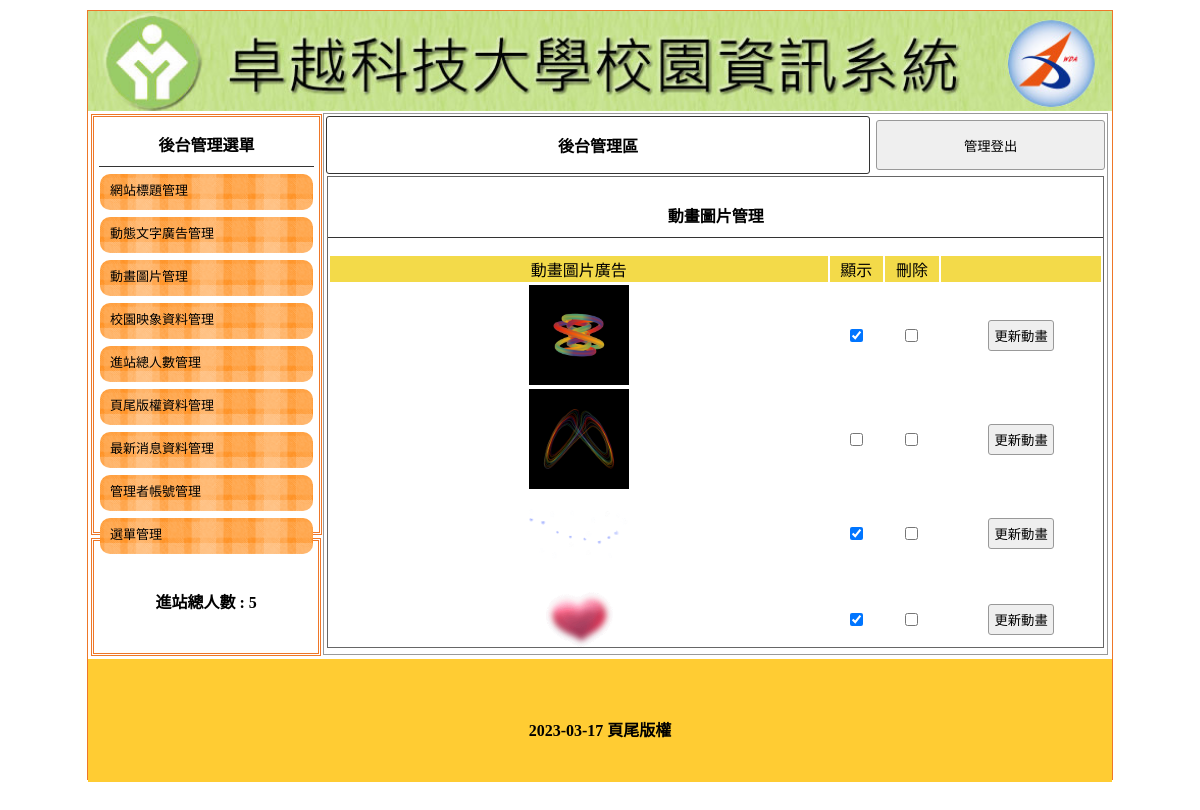
The page /back.php?do=mvim on the database its author committed.
### tables this page shows
CREATE TABLE `title` (
  `id` int(10) UNSIGNED NOT NULL,
  `text` text NOT NULL,
  `img` text NOT NULL,
  `sh` int(1) NOT NULL DEFAULT 0
);

CREATE TABLE `total` (
  `id` int(10) UNSIGNED NOT NULL,
  `text` text NOT NULL,
  `sh` int(1) NOT NULL DEFAULT 1
);

CREATE TABLE `mvim` (
  `id` int(10) UNSIGNED NOT NULL,
  `img` text NOT NULL,
  `sh` int(1) NOT NULL DEFAULT 1
);

CREATE TABLE `bot` (
  `id` int(10) UNSIGNED NOT NULL,
  `text` text NOT NULL,
  `sh` int(1) NOT NULL DEFAULT 1
);

### api/base.php (called while the page is built, shortened)
<?php
class DB{
    protected $dsn='mysql:host=localhost;charset=utf8;dbname=db13';
    protected $table='';
    protected $pdo='';
    public function __construct($table)
    {
        $this->table=$table;
        $this->pdo=new pdo($this->dsn,'root','');
    }
    private function arrayTOsql($array)
    {
        if(is_array($array)){
            foreach ($array as $key => $val) {
                $tmp[]="`$key`='$val'";
            }
        }
        return $tmp;
    }
    public function all(...$arg)
    {
        $sql="SELECT * FROM `$this->table` ";
        return $this->pdo->query($sql)->fetchAll(PDO::FETCH_ASSOC);
    }
    public function find($id)
    {
        $sql="SELECT * FROM `$this->table` ";
        if(is_array($id)){
            $tmp=$this->arrayTOsql($id);
            $sql=$sql." WHERE " .join("&&",$tmp);
        }else{
            $sql=$sql." WHERE `id` = $id";
        }
        return $this->pdo->query($sql)->fetch(PDO::FETCH_ASSOC);
    }
    public function save($array)
    {
        if(isset($array['id'])){
            $id=$array['id'];
            unset($array['id']);
            $tmp=$this->arrayTOsql($array);
            $sql="UPDATE `$this->table` SET  ". join(",",$tmp)."WHERE `id`=$id";
        }else{
            $col=array_keys($array);
            $sql="INSERT INTO `$this->table` (`". join("`,`",$col)."`) VALUES ('".join("','",$array)."')";
        }
        return $this->pdo->exec($sql);
    }
}
$TITLE=new DB('title');
$TOTAL=new DB('total');
$BOT=new DB('bot');

### back/mvim.php (the view, shortened to what this page needs)
<div style="width:99%; height:87%; margin:auto; overflow:auto; border:#666 1px solid;">
    <p class="t cent botli">動畫圖片管理</p>
    <form method="post" action="./api/edit.php">
        <table width="100%">
            <tbody>
                <tr class="yel">
                    <td width="65%">動畫圖片廣告</td>
                    <td width="7%">顯示</td>
                    <td width="7%">刪除</td>
                    <td></td>
                </tr>
                <?php
                $db=$_GET['do']??'TITLE';
                $db=strtoupper($db);
                $ts=$$db->all();
                foreach ($ts as $t ) {
                    ?>
                <tr class="cent">
                    <td width="65%"><img src="./upload/<?=$t['img'];?>" alt=""  width="100px"></td>
                    <td width="7%"><input type="checkbox" name="sh[]" id="sh" value="<?=$t['id'];?>" <?=($t['sh']==1)?'checked':'';?>></td>
                    <td width="7%"><input type="checkbox" name="del[]" id="del" value="<?=$t['id'];?>"></td>
                    <td><input type="button" onclick="op('#cover','#cvr','./modal/update_<?=$_GET['do']?>.php?id=<?=$t['id'];?>')" value="更新動畫"></td>
                </tr>
                    <?php
                }
                ?>
            </tbody>
        </table>
    </form>
</div>

### back.php (shortened to what this page needs)
<?php
include_once "./api/base.php";
?>
<!DOCTYPE html PUBLIC "-//W3C//DTD XHTML 1.0 Transitional//EN" "http://www.w3.org/TR/xhtml1/DTD/xhtml1-transitional.dtd">
<html xmlns="http://www.w3.org/1999/xhtml">
<head>
	<link href="./css/css.css" rel="stylesheet" type="text/css">
</head>
<body>
	<div id="main">
		<a title="<?=$TITLE->find(['sh'=>1])['text'];?>" href="?" alt="<?=$TITLE->find(['sh'=>1])['text'];?>">
			<div class="ti" alt="<?=$TITLE->find(['sh'=>1])['text'];?>" style="background:url('./upload/<?=$TITLE->find(['sh'=>1])['img'];?>'); background-size:cover;"></div>
		</a>
		<div id="ms">
			<div id="lf" style="float:left;">
				<div id="menuput" class="dbor">
					<span class="t botli">後台管理選單</span>
					<a style="color:#000; font-size:13px; text-decoration:none;" href="back.php">
						<div class="mainmu">
							網站標題管理 </div>
					</a>
					<a style="color:#000; font-size:13px; text-decoration:none;" href="?do=ad">
						<div class="mainmu">
							動態文字廣告管理 </div>
					</a>
					<a style="color:#000; font-size:13px; text-decoration:none;" href="?do=mvim">
						<div class="mainmu">
							動畫圖片管理 </div>
					</a>
					<a style="color:#000; font-size:13px; text-decoration:none;" href="?do=img">
						<div class="mainmu">
							校園映象資料管理 </div>
					</a>
					<a style="color:#000; font-size:13px; text-decoration:none;" href="?do=total">
						<div class="mainmu">
							進站總人數管理 </div>
					</a>
					<a style="color:#000; font-size:13px; text-decoration:none;" href="?do=bot">
						<div class="mainmu">
							頁尾版權資料管理 </div>
					</a>
					<a style="color:#000; font-size:13px; text-decoration:none;" href="?do=news">
						<div class="mainmu">
							最新消息資料管理 </div>
					</a>
					<a style="color:#000; font-size:13px; text-decoration:none;" href="?do=admin">
						<div class="mainmu">
							管理者帳號管理 </div>
					</a>
					<a style="color:#000; font-size:13px; text-decoration:none;" href="?do=menu">
						<div class="mainmu">
							選單管理 </div>
					</a>
				</div>
				<div class="dbor" style="margin:3px; width:95%; height:20%; line-height:100px;">
					<span class="t">進站總人數 :
						<?= $TOTAL->find(1)['text']; ?> </span>
				</div>
			</div>
			<div class="di" style="height:540px; border:#999 1px solid; width:76.5%; margin:2px 0px 0px 0px; float:left; position:relative; left:20px;">
				<table width="100%">
					<tbody>
						<tr>
							<td style="width:70%;font-weight:800; border:#333 1px solid; border-radius:3px;" class="cent"><a href="?do=admin" style="color:#000; text-decoration:none;">後台管理區</a></td>
							<td><button onclick="location.href='index.php'" style="width:99%; margin-right:2px; height:50px;">管理登出</button></td>
						</tr>
					</tbody>
				</table>
				<?php
				$do = $_GET['do'] ?? 'main';
				$file = "./back/" . $do . ".php";
				if (file_exists($file)) {
					include_once $file;
				} else {
					include_once "./back/title.php";
				}
				?>
			</div>
		</div>
		<div style="width:1024px; left:0px; position:relative; background:#FC3; margin-top:4px; height:123px; display:block;">
			<span class="t" style="line-height:123px;"><?=$BOT->find(1)['text'];?></span>
		</div>
	</div>
</body>
</html>

### css/css.css (style rules this page uses)
body { padding:0px; margin:0px; }
#main { width:1024px; height:768px; margin:10px auto 10px auto; border:#EE7728 1px solid; position:relative; }
.ti { width:100%; height:100px; position:relative; background-size:cover; background-repeat:no-repeat; }
.dbor { border:#EE7728 double 3px; margin:1px; padding:2px 10px 2px 10px; }
.t { font-weight:800; display:block; text-align:center; padding:10px 1px 10px 1px; }
.botli { border-bottom:#333 1px solid; }
.mainmu { position:relative; height: 32px; border-radius:10px; background:url(../icon/menu.fw.png) center no-repeat; background-size:cover; line-height:30px; padding:2px 10px 2px 10px; margin:7px 1px 7px 1px; }
#lf { height:540px; width:21%; display:inline-block; }
#menuput { width:100%; height:75%; position:relative; padding:5px; display:block; margin: 3px; }
.di { display:inline-block; }
.cent { text-align:center; }
input,button { border:#999 1px solid; border-radius:3px; background:#EFEFEF; padding:5px; margin:3px; }
.yel td { background:#F3DA49; text-align:center; }

### rows shown on the page
title: img (picture)
total: text "5"
mvim: img (picture), sh "☑"
mvim: img (picture)
mvim: img (picture), sh "☑"
mvim: img (picture), sh "☑"
bot: text "2023-03-17 頁尾版權"
